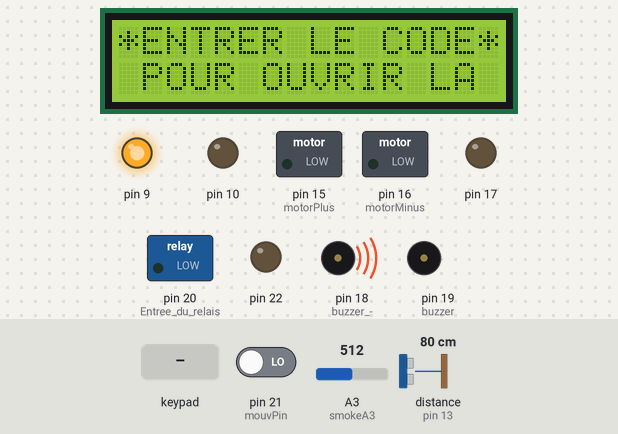
Simulated run of this sketch. Board: Arduino Mega 2560, built with avr-gcc and run on an emulated ATmega2560. On the bench: 16×2 character LCD, switched loads named in the sketch (green lamp = pin HIGH), output pins drawn as LEDs (lit = HIGH), buzzer (waves = sounding, pin HIGH). Wiring (inferred from the names in the program): ultrasonic range finder: trigger pin 12; echo pin 13. The inputs (shaded band) are chosen by the test bench; at power-on: distance to the obstacle (sensor on pin 13) 80 cm, A3 (smokeA3) = 512, pin 21 (mouvPin) LOW. The echo pulse lasts 58.3 µs per cm; pins used as bus, display or sensor lines are not drawn.

Above: at 1.3 s.
1.4 s: keypad keys 0 0 0 0 pressed 0.4 s apart
At 4.8 s:
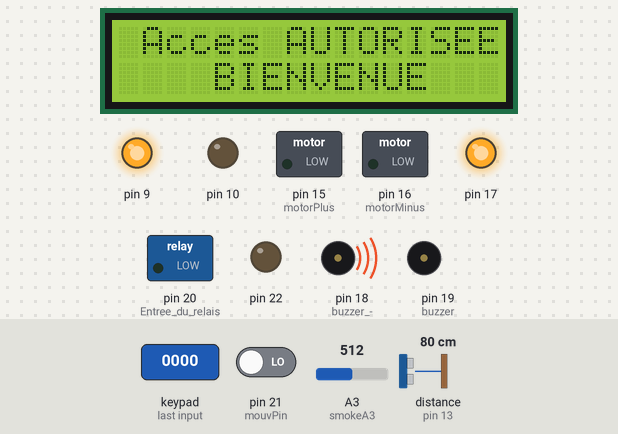
14.0 s: keypad keys 3 1 3 3 3 5 3 7 pressed 0.4 s apart
At 19.6 s:
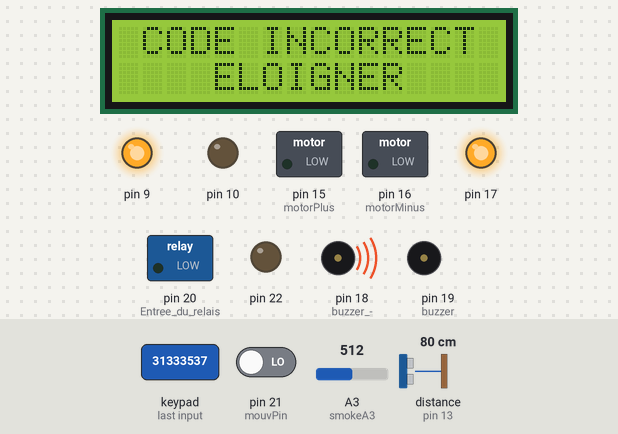
19.8 s: distance to the obstacle (sensor on pin 13) set to 10 cm
22.8 s: distance to the obstacle (sensor on pin 13) set to 7 cm
At 23.4 s:
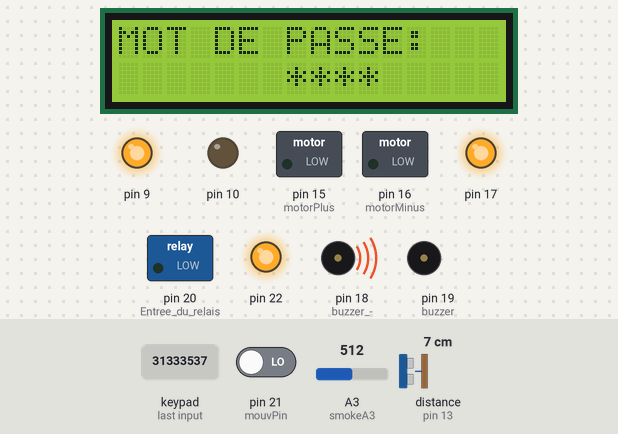
25.0 s: A3 (smokeA3) set to 317
28.0 s: A3 (smokeA3) set to 290
At 29.4 s:
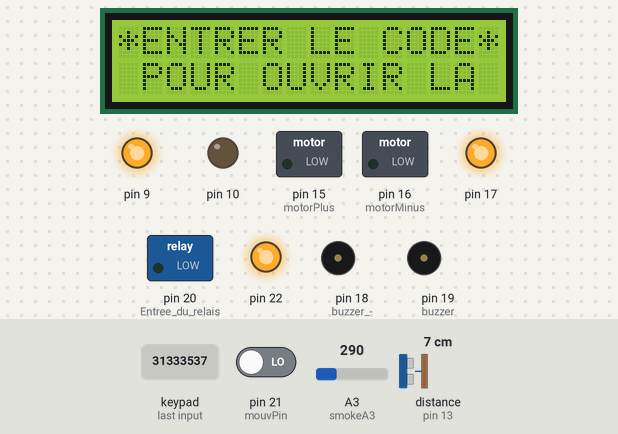
Timing chart, 0 to 30.5 s (numbered marks = the images above; inputs shaded):
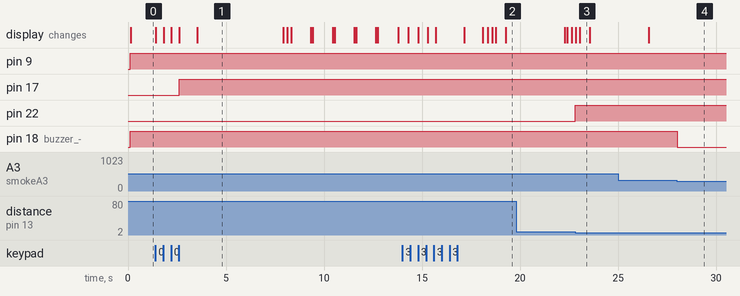

Measured:
- the behaviour switches between 9 and 8 cm on distance to the obstacle (sensor on pin 13) (found by bisection; images 2 and 3)
- the behaviour switches between 301 and 300 on A3 (smokeA3) (found by bisection; images 3 and 4)
- after the input at 1.4 s, pin 17: LOW → HIGH after 1.2 s; the display: first changes at once (image 1 shows a later state)
- after the input at 14.0 s, the display: first differs from a run without the input after 4.1 s (image 2 shows a later state)
- after the input at 22.8 s, pin 22: LOW → HIGH at once
- after the input at 28.0 s, pin 18 (buzzer_-): HIGH → LOW at once
- what the display in image 1 shows lasts 4.4 s, from 3.5 s to 7.9 s

The sketch:

tout_les_codes.ino
```cpp
//--------------------------------ULTRASON_INIT-------------------------
#define trigPin 12
#define echoPin 13

//--------------------------------RFID_INIT-------------------------
#include <SPI.h>
#include <MFRC522.h>


//--------------------capteur_de_présence_INIT-----------------------

int mouvPin = 21;    // sortie du capteur


//-----------------------
int motorPlus = 15;
int motorMinus = 16;
//---------------------------température-------------------
/*int Moteur_p1=8;
int Moteur_p2=8;*/

//-------------------------capteur_de_fumée_INIT------------------------------------
int smokeA3 = A3;

int sensorThres2 =300;


//---------------------------------RFID_INIT---------------------------------------
#define RST_PIN 49
#define SS_PIN 53

byte readCard[4];
String MasterTag = "8BE263B";  // REPLACE this Tag ID with your Tag ID!!!
String tagID = "";

// Create instances
MFRC522 mfrc522(SS_PIN, RST_PIN);

//----------------------------CLAVIER_INIT-------------------------------

#include <LiquidCrystal.h>
#include <Servo.h>
#include <Keypad.h>


Servo myservo;
int pos=0; // position of servo motor
LiquidCrystal lcd(1,2,4,5,6,7);
const byte rows=4;
const byte cols=3;

char key[rows][cols]={
{'1','2','3'},
{'4','5','6'},
{'7','8','9'},
{'*','0','#'}
};
byte rowPins[rows]={31,33,35,37};
byte colPins[cols]={41,43,45};
Keypad keypad= Keypad(makeKeymap(key),rowPins,colPins,rows,cols);
char* password="0000";
int currentposition=0;

void setup()
{
  //------CLAVIER+CODE---------
displayscreen();
//Serial.begin(9600);
//myservo.attach(9); //Servo motor connection


//-----------------------------------------RFID_SETUP-----------------------------

pinMode(motorPlus,OUTPUT);
pinMode(motorMinus,OUTPUT);
pinMode(9, OUTPUT);
pinMode(10, OUTPUT);
SPI.begin(); // SPI bus
mfrc522.PCD_Init(); // MFRC522


//-----------------------ULTRASON-----------------


pinMode(trigPin, OUTPUT);
pinMode(echoPin, INPUT);
pinMode(22, OUTPUT);


//---------------------------------------

lcd.begin(16,2);


 //-----------------------capteur_du_présence_SETUP------------------------------------
  pinMode(mouvPin, INPUT);
  pinMode(20, OUTPUT);         //  Entree du relais


  //-----------------------------température-----------------------------------
 /* pinMode(Moteur_p1, OUTPUT);
  pinMode(Moteur_p2, OUTPUT);*/

//--------------------------------------capteur_de_fumée_SETUP--------------------------------

  pinMode(smokeA3, INPUT);
  pinMode(19, OUTPUT); // buzzer +
  pinMode(18, OUTPUT); // buzzer -

  //----------------------------------

  pinMode(17, OUTPUT);
}

void loop()
{

//----------------------------------------capteur_de_fumée_CODE---------------------------------------------

int analogSensor = analogRead(smokeA3); // lire l'entrée analog


if (analogSensor > sensorThres2)
{

  digitalWrite(18, HIGH);      // Activer l'alarme
  digitalWrite(19, LOW);
    //delay(1000);

}
else
{

  digitalWrite(19, LOW);     // Désactiver l'alarme
  digitalWrite(18, LOW);
  //delay(1000);

}

//-----------------------------------------------------ULTRASON_CODE-----------------------------------

long duration, distance;
digitalWrite(trigPin, LOW); // Added this line
delayMicroseconds(2); // Added this line
digitalWrite(trigPin, HIGH);
delayMicroseconds(10); // Added this line
digitalWrite(trigPin, LOW);
duration = pulseIn(echoPin, HIGH);
distance = (duration/2) / 29.1; // conversion in cm

//---------------------------------------

if(duration<500){
    digitalWrite(22, HIGH);   //Turn off relay
      //delay(5000);

}
else {

    digitalWrite(22, LOW);   //Turn off relay


}


//-------------------------------------------------------DOOR_LOCK_CODE----------------------------------
if( currentposition==0)
{
displayscreen();

}
int l ;
char code=keypad.getKey();
if(code!=NO_KEY)
{
lcd.clear();
lcd.setCursor(0,0);
lcd.print("MOT DE PASSE:");
lcd.setCursor(7,1);
lcd.print(" ");
lcd.setCursor(7,1);
for(l=0;l<=currentposition;++l)
{
lcd.print("*");
//keypress();
}
if (code==password[currentposition])
{
++currentposition;
if(currentposition==4)
{
 digitalWrite(17, HIGH);   //Turn on relay
unlockdoor();
currentposition=0;
}
}
else
{
++currentposition;
if(currentposition==4)
{
incorrect();
currentposition=0;
}
}
}


//-----------------------------------------------------RFID_CODE-----------------------------------

 digitalWrite(9, HIGH);
  //Wait until new tag is available
  while (getID())
  {

    if (tagID == MasterTag)
    {

      digitalWrite(9, LOW);
      digitalWrite(10, HIGH);            //  ALLUMER LA LED EN BLEU

      digitalWrite(motorPlus,HIGH);     // MONTER LA PORTE DU GARAGE
      digitalWrite(motorMinus,LOW);
      delay(3000);
      digitalWrite(motorPlus,LOW);      //  ARRETER LE MOTEUR PENDANT 3 SECONDES
      digitalWrite(motorMinus,LOW);
      delay(3000);
      digitalWrite(motorPlus,LOW);     // DESCENDRE LA PORTE
      digitalWrite(motorMinus,HIGH);
      delay(3000);
      digitalWrite(motorPlus,LOW);     // ARRETER LE MOTEUR
      digitalWrite(motorMinus,LOW);
      digitalWrite(9, HIGH);
      digitalWrite(10, LOW);
    }

    delay(2000);

  }

  //----------------------------------------------Capteur_de_présence-----------------------------
  if(digitalRead(mouvPin) == HIGH)
  {
    digitalWrite(20, HIGH);      // ACTIVER LE RELAIS
  }

  else
  {
    digitalWrite(20, LOW);     //  DESACTIVER LE RELAIS
  }


 //----------------------------------------------Capteur_de_température-----------------------------------------------------
/*
int val = analogRead(A0);

float Vout = (val*5)/(1023*1000);
float temp = Vout/10;
if (temp<=15){
  digitalWrite(Moteur_p1,HIGH);
  digitalWrite(Moteur_p2,LOW);
  }
*/

}


boolean getID()
{
  // Getting ready for Reading PICCs
  if ( ! mfrc522.PICC_IsNewCardPresent()) { //If a new PICC placed to RFID reader continue
  return false;
  }
  if ( ! mfrc522.PICC_ReadCardSerial()) { //Since a PICC placed get Serial and continue
  return false;
  }
  tagID = "";
  for ( uint8_t i = 0; i < 4; i++) { // The MIFARE PICCs that we use have 4 byte UID
  //readCard[i] = mfrc522.uid.uidByte[i];
  tagID.concat(String(mfrc522.uid.uidByte[i], HEX)); // Adds the 4 bytes in a single String variable
  }
  tagID.toUpperCase();
  mfrc522.PICC_HaltA(); // Stop reading
  return true;
}


//------------------ Function 1- OPEN THE DOOR--------------//

void unlockdoor()
{
delay(900);

lcd.setCursor(0,0);
lcd.println(" ");
lcd.setCursor(1,0);
lcd.print("Acces AUTORISEE");
lcd.setCursor(4,1);
lcd.println("BIENVENUE!!");
lcd.setCursor(15,1);
lcd.println(" ");
lcd.setCursor(16,1);
lcd.println(" ");
lcd.setCursor(14,1);
lcd.println(" ");
lcd.setCursor(13,1);
lcd.println(" ");

for(pos = 180; pos>=0; pos-=5) // open the door
{
myservo.write(pos);
delay(5);
}
delay(2000);


delay(1000);
counterbeep();

delay(1000);

for(pos = 0; pos <= 180; pos +=5) // close the door
{ // in steps of 1 degree
myservo.write(pos);
delay(15);


currentposition=0;

lcd.clear();
displayscreen();

}
}

//--------------------Function 2- Wrong code--------------//

void incorrect()
{
delay(500);
lcd.clear();
lcd.setCursor(1,0);
lcd.print("CODE");
lcd.setCursor(6,0);
lcd.print("INCORRECT");
lcd.setCursor(15,1);
lcd.println(" ");
lcd.setCursor(4,1);
lcd.println("ELOIGNER VOUS!!!");

lcd.setCursor(13,1);
lcd.println(" ");
Serial.println("CODE INCORRECT ACCES N'EST PAS AUTORISE");
delay(3000);
lcd.clear();
displayscreen();
}
//-------Function 3 - CLEAR THE SCREEN--------------------/
void clearscreen()
{
lcd.setCursor(0,0);
lcd.println(" ");
lcd.setCursor(0,1);
lcd.println(" ");
lcd.setCursor(0,2);
lcd.println(" ");
lcd.setCursor(0,3);
lcd.println(" ");
}

//------------Function 4 - DISPLAY FUNCTION--------------------//
void displayscreen()
{

lcd.setCursor(0,0);
lcd.println("*ENTRER LE CODE*");
lcd.setCursor(1 ,1);

lcd.println("POUR OUVRIR LA PORTE!!");
}


//--------------Function 5 - Count down------------------//
void counterbeep()
{
delay(1200);


lcd.clear();

lcd.setCursor(2,15);
lcd.println(" ");
lcd.setCursor(2,14);
lcd.println(" ");
lcd.setCursor(2,0);
delay(200);
lcd.println("ENTRER DANS:::");

lcd.setCursor(4,1);
lcd.print("5");
delay(200);
lcd.clear();
lcd.setCursor(2,0);
lcd.println("ENTRER DANS:");
delay(1000);
lcd.setCursor(2,0);
lcd.println("ENTRER DANS:");
lcd.setCursor(4,1); //2
lcd.print("4");
delay(100);
lcd.clear();
lcd.setCursor(2,0);
lcd.println("ENTRER DANS:");
delay(1000);

lcd.setCursor(2,0);
lcd.println("ENTRER DANS:");
lcd.setCursor(4,1);
lcd.print("3");
delay(100);
lcd.clear();
lcd.setCursor(2,0);
lcd.println("ENTRER DANS:");
delay(1000);

lcd.setCursor(2,0);
lcd.println("ENTRER DANS:");
lcd.setCursor(4,1);
lcd.print("2");
delay(100);
lcd.clear();
lcd.setCursor(2,0);
lcd.println("ENTRER DANS:");
delay(1000);

lcd.setCursor(4,1);
lcd.print("1");
delay(100);
lcd.clear();
lcd.setCursor(2,0);
lcd.println("ENTRER DANS::");

delay(1000);
delay(40);
lcd.clear();
lcd.setCursor(2,0);
lcd.print("RE-FERMER");
delay(500);
lcd.setCursor(12,0);
lcd.print(".");
delay(500);
lcd.setCursor(13,0);
lcd.print(".");
delay(500);
lcd.setCursor(14,0);
lcd.print(".");
delay(400);
lcd.clear();
lcd.setCursor(4,0);
lcd.print("FERMEE!");
delay(440);
}

//----------------------------------------------------------------------------------------------------
```
